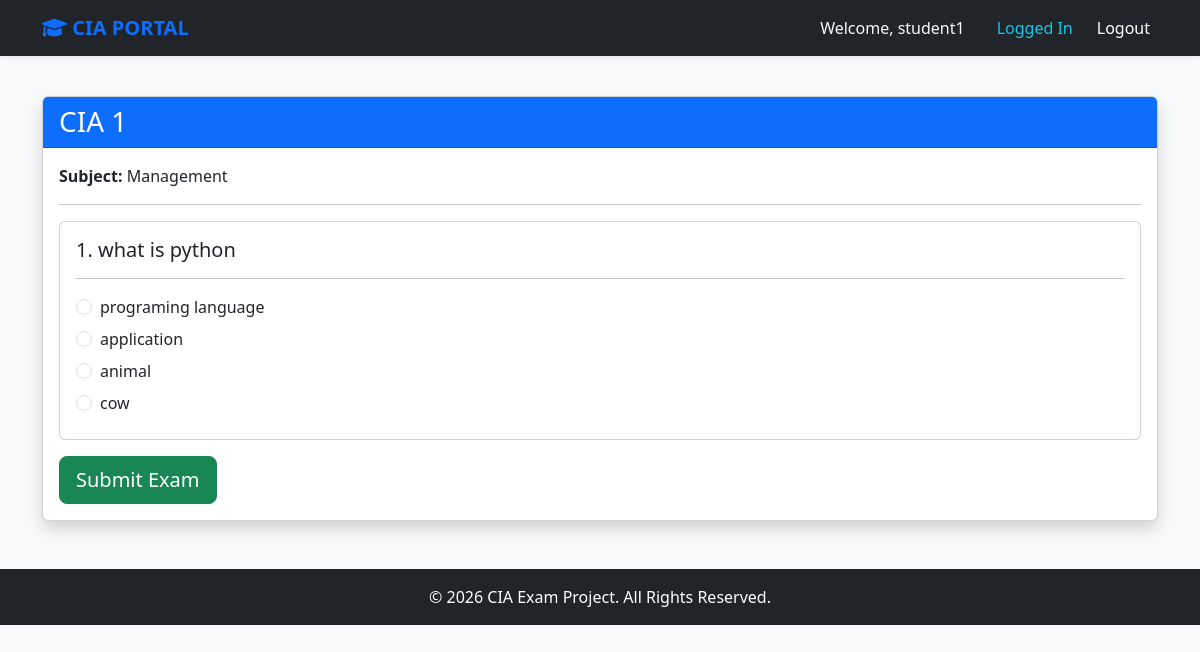
Page /take-exam/1/ (signed in) on the committed database.
### quiz/models.py (models this page shows, shortened)
class User(AbstractUser):
    is_student = models.BooleanField(default=False)
    is_faculty = models.BooleanField(default=False)
    course = models.CharField(
        max_length=100,
        blank=True,
        null=True
    )
    semester = models.IntegerField(
        default=1,
        blank=True,
        null=True
    )

class Exam(models.Model):
    exam_name = models.CharField(
        max_length=100
    )
    course = models.ForeignKey(
        Course,
        on_delete=models.CASCADE
    )
    subject = models.ForeignKey(
        Subject,
        on_delete=models.CASCADE
    )
    duration = models.IntegerField(
        default=60
    )
    number_of_questions = models.IntegerField()
    start_time = models.DateTimeField()
    end_time = models.DateTimeField()
    is_published = models.BooleanField(
        default=False
    )
    created_at = models.DateTimeField(
        auto_now_add=True
    )

class Subject(models.Model):
    code = models.CharField(
        max_length=20,
        unique=True
    )
    name = models.CharField(
        max_length=100
    )
    course = models.ForeignKey(
        Course,
        on_delete=models.CASCADE
    )
    semester = models.IntegerField()

class ExamQuestion(models.Model):
    exam = models.ForeignKey(
        Exam,
        on_delete=models.CASCADE,
        related_name="exam_questions"
    )
    question = models.ForeignKey(
        Question,
        on_delete=models.CASCADE
    )
    class Meta:
        unique_together = (
            "exam",
            "question",
        )

class Question(models.Model):
    subject = models.ForeignKey(
        Subject,
        on_delete=models.CASCADE
    )
    question_text = models.TextField()
    option1 = models.CharField(
        max_length=200
    )
    option2 = models.CharField(
        max_length=200
    )
    option3 = models.CharField(
        max_length=200
    )
    option4 = models.CharField(
        max_length=200
    )
    correct_answer = models.CharField(
        max_length=200
    )
    marks = models.IntegerField(
        default=1
    )

### quiz/views.py (the view)
@login_required
def take_exam(request, exam_id):
    exam = get_object_or_404(
        Exam,
        id=exam_id,
        is_published=True
    )
    exam_questions = exam.exam_questions.select_related(
        "question"
    ).all()
    return render(
        request,
        "student/take_exam.html",
        {
            "exam": exam,
            "exam_questions": exam_questions,
            "duration_seconds": exam.duration * 60,
        },
    )

### quiz/templates/student/take_exam.html (shortened to what this page needs)
{% extends "base.html" %}
{% block content %}
<div class="container mt-4">
    <div class="card shadow">
        <div class="card-header bg-primary text-white">
            <h3 class="mb-0">
                {{ exam.exam_name }}
            </h3>
        </div>
        <div class="card-body">
            <p>
                <strong>Subject:</strong>
                {{ exam.subject.name }}
            </p>
            <hr>
            <form method="POST" action="{% url 'submit_exam' %}">
                {% for eq in exam_questions %}
                <div class="card mb-3">
                    <div class="card-body">
                        <h5>
                            {{ forloop.counter }}.
                            {{ eq.question.question_text }}
                        </h5>
                        <hr>
                        <div class="form-check mb-2">
                            <input class="form-check-input"
                                   type="radio"
                                   name="q_{{ eq.question.id }}"
                                   value="option1"
                                   id="q{{ eq.question.id }}_1">
                            <label class="form-check-label"
                                   for="q{{ eq.question.id }}_1">
                                {{ eq.question.option1 }}
                            </label>
                        </div>
                        <div class="form-check mb-2">
                            <input class="form-check-input"
                                   type="radio"
                                   name="q_{{ eq.question.id }}"
                                   value="option2"
                                   id="q{{ eq.question.id }}_2">
                            <label class="form-check-label"
                                   for="q{{ eq.question.id }}_2">
                                {{ eq.question.option2 }}
                            </label>
                        </div>
                        <div class="form-check mb-2">
                            <input class="form-check-input"
                                   type="radio"
                                   name="q_{{ eq.question.id }}"
                                   value="option3"
                                   id="q{{ eq.question.id }}_3">
                            <label class="form-check-label"
                                   for="q{{ eq.question.id }}_3">
                                {{ eq.question.option3 }}
                            </label>
                        </div>
                        <div class="form-check mb-2">
                            <input class="form-check-input"
                                   type="radio"
                                   name="q_{{ eq.question.id }}"
                                   value="option4"
                                   id="q{{ eq.question.id }}_4">
                            <label class="form-check-label"
                                   for="q{{ eq.question.id }}_4">
                                {{ eq.question.option4 }}
                            </label>
                        </div>
                    </div>
                </div>
                {% empty %}
                <div class="alert alert-warning">
                    No questions available for this exam.
                </div>
                {% endfor %}
                <button type="submit"
                        class="btn btn-success btn-lg">
                    Submit Exam
                </button>
            </form>
        </div>
    </div>
</div>
{% endblock %}

### quiz/templates/base.html (shortened to what this page needs)
<!DOCTYPE html>
<html lang="en">
<head>
    <link href="https://cdn.jsdelivr.net/npm/bootstrap@5.3.0/dist/css/bootstrap.min.css" rel="stylesheet">
    <link rel="stylesheet" href="https://cdnjs.cloudflare.com/ajax/libs/font-awesome/6.0.0/css/all.min.css">
</head>
<body>
    <nav class="navbar navbar-expand-lg navbar-dark bg-dark shadow-sm">
        <div class="container">
            <a class="navbar-brand" href="{% url 'index' %}"><i class="fas fa-graduation-cap"></i> CIA PORTAL</a>
            <div class="collapse navbar-collapse" id="navbarNav">
                <ul class="navbar-nav ms-auto">
                    {% if user.is_authenticated %}
                        <li class="nav-item">
                            <span class="nav-link text-light me-3">Welcome, {{ user.username }}</span>
                        </li>
                        <li class="nav-item">
    <span class="nav-link text-info">
        Logged In
    </span>
</li>
                        <li class="nav-item">
                            <a class="nav-link btn btn-danger btn-sm text-white ms-lg-2" href="{% url 'logout' %}">Logout</a>
                        </li>
{% endif %}
                </ul>
            </div>
        </div>
    </nav>
    <main>
        {% block content %}
        {% endblock %}
    </main>
    <footer class="bg-dark text-white text-center py-3 mt-5">
        <p class="mb-0">&copy; 2026 CIA Exam Project. All Rights Reserved.</p>
    </footer>
</body>
</html>

### quiz/templates/base.html (style rules this page uses)
body { background-color: #f8f9fa; min-height: 100vh; display: flex; flex-direction: column; }
.navbar-brand { font-weight: bold; color: #0d6efd !important; }
footer { margin-top: auto; }

### rows in the picture
User: username "student1"
Exam: exam_name "CIA 1", subject.name "Management"
ExamQuestion: question.question_text "what is python", question.option1 "programing language", question.option2 "application", question.option3 "animal", question.option4 "cow"
